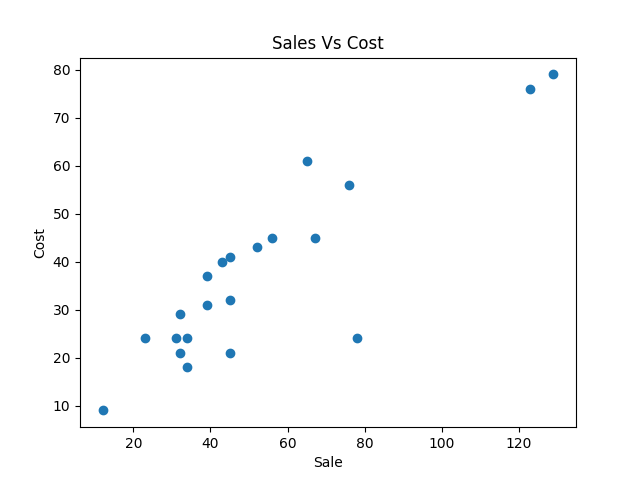

Source code (Python):
# ------------------------------------------------------------
# Create the scatter plot of Sales Vs cost from the file data
# ------------------------------------------------------------

# Import pyplot
import matplotlib.pyplot as plt

# Open the file in read mode and read lines
f = open('/workspaces/stats-foundations-python/visualization/salesdata2.csv','r')
salefile = f.readlines()

# Create the sales List
s_list = []
c_list = []

# Append all the records from the file to the saleslist
for records in salefile:
    sale, cost = records.split(sep=',')
    s_list.append(int(sale))
    c_list.append(int(cost))
    

# Change the chart labels
plt.title("Sales Vs Cost")
plt.xlabel("Sale")
plt.ylabel("Cost")

# Create the scatter plot
plt.scatter(s_list,c_list)
plt.show()

plt.savefig("/workspaces/stats-foundations-python/visualization/scatter_plot.png")



